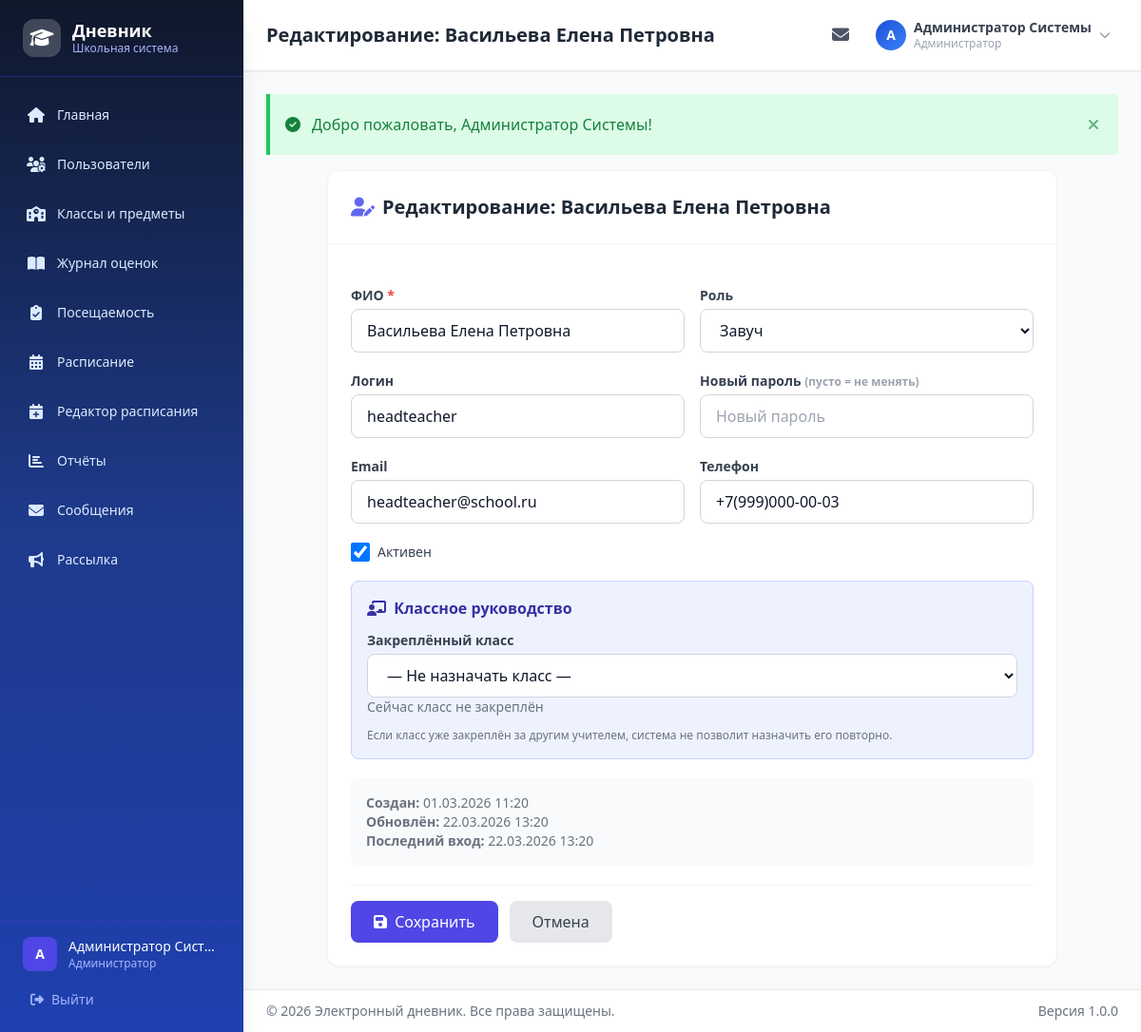
The app's page /users/edit/3 (signed in), older data.
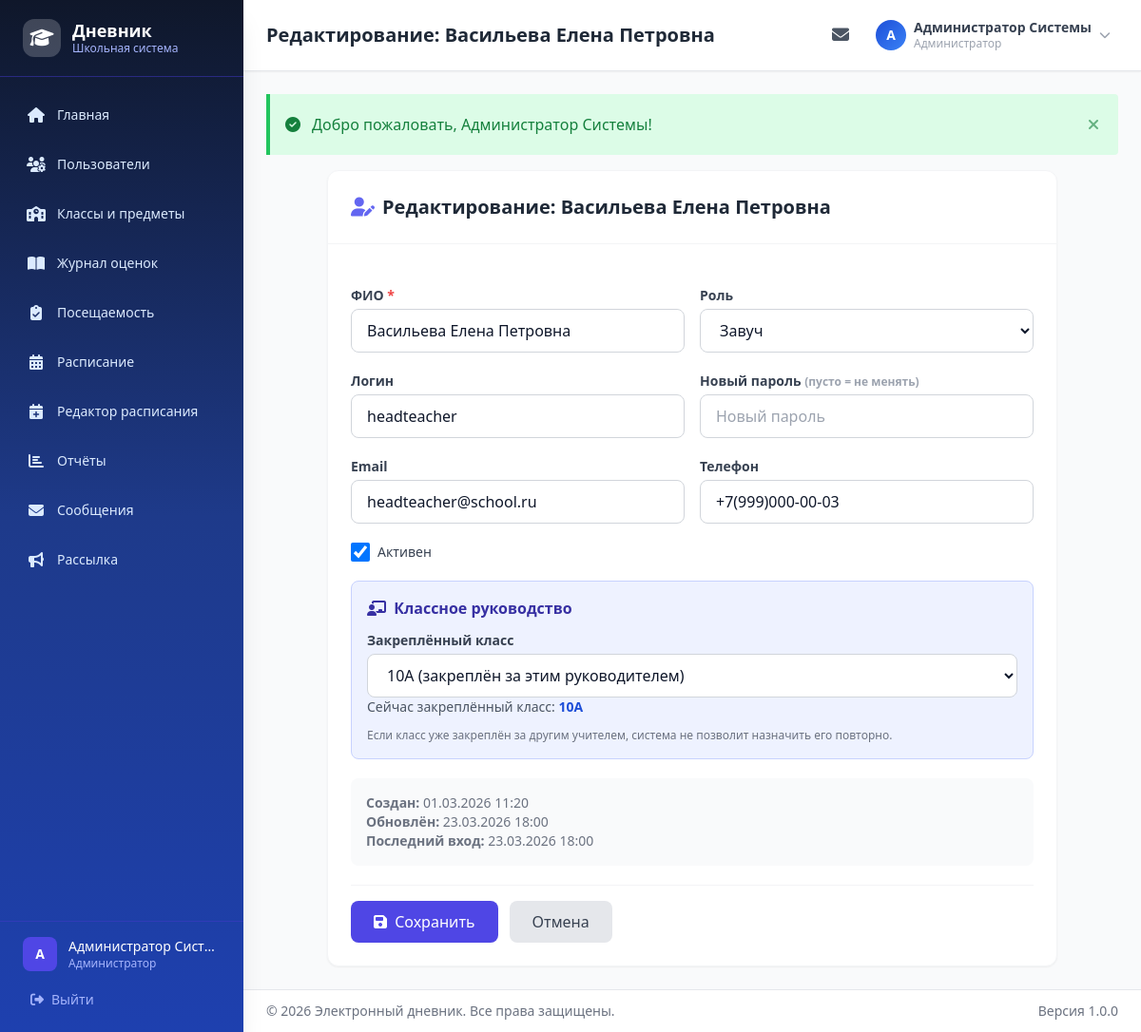
The same page, newer data.
### tables this page shows
CREATE TABLE `users` (
  `id` int NOT NULL,
  `login` varchar(100) NOT NULL,
  `password_hash` varchar(255) NOT NULL,
  `full_name` varchar(255) NOT NULL,
  `email` varchar(255) DEFAULT NULL,
  `phone` varchar(20) DEFAULT NULL,
  `role_id` int NOT NULL,
  `is_active` tinyint(1) DEFAULT '1',
  `last_login` timestamp NULL DEFAULT NULL,
  `created_at` timestamp NULL DEFAULT CURRENT_TIMESTAMP,
  `updated_at` timestamp NULL DEFAULT CURRENT_TIMESTAMP ON UPDATE CURRENT_TIMESTAMP
);

CREATE TABLE `roles` (
  `id` int NOT NULL,
  `name` varchar(50) NOT NULL,
  `display_name` varchar(100) NOT NULL
);

CREATE TABLE `classes` (
  `id` int NOT NULL,
  `name` varchar(10) NOT NULL,
  `year` int NOT NULL,
  `class_teacher_id` int DEFAULT NULL
);

### controllers/UserController.php (called while the page is built, shortened)
<?php
class UserController {
    private $userModel;
    private $classModel;
    public function __construct() {
        require_once __DIR__ . '/../models/User.php';
        require_once __DIR__ . '/../models/ClassModel.php';
        $this->userModel = new User();
        $this->classModel = new ClassModel();
    }
    public function edit($id){
        $user = $this->userModel->findById($id);
        $pageTitle = 'Редактирование: ' . $user['full_name'];
        $roles = $this->userModel->getRoles();
        $classes = $this->classModel->getAll(currentAcademicYear());
        $currentClassTeacherClassId = 0;
$currentClassTeacherClassName = '';
$db = getDB();
$stmt = $db->prepare("
    SELECT c.id, c.name
    FROM classes c
    JOIN teachers t ON c.class_teacher_id = t.id
    WHERE t.user_id = :uid
    LIMIT 1
");
$stmt->execute([':uid' => (int)$user['id']]);
$row = $stmt->fetch();
if ($row) {
    $currentClassTeacherClassId = (int)$row['id'];
    $currentClassTeacherClassName = $row['name'];
}
        require __DIR__ . '/../views/layout/header.php';
        require __DIR__ . '/../views/users/edit.php';
        require __DIR__ . '/../views/layout/footer.php';
    }
}

### config/database.php (called while the page is built, shortened)
<?php
function getDB() {
    static $pdo = null;
    if ($pdo === null) {
        $dsn = sprintf(
            'mysql:host=%s;port=%s;dbname=%s;charset=%s',
            DB_HOST, DB_PORT, DB_NAME, DB_CHARSET
        );
        $options = [
            PDO::ATTR_ERRMODE            => PDO::ERRMODE_EXCEPTION,
            PDO::ATTR_DEFAULT_FETCH_MODE => PDO::FETCH_ASSOC,
            PDO::ATTR_EMULATE_PREPARES   => false,
            PDO::MYSQL_ATTR_INIT_COMMAND => "SET NAMES " . DB_CHARSET,
        ];
        try {
            $pdo = new PDO($dsn, DB_USER, DB_PASS, $options);
        } catch (PDOException $e) {
            if (defined('APP_DEBUG') && APP_DEBUG) {
                die('Ошибка подключения к БД: ' . $e->getMessage());
            } else {
                die('Ошибка подключения к базе данных.');
            }
        }
    }
    return $pdo;
}

### models/User.php (called while the page is built, shortened)
<?php
class User {
    private $db;
    public function __construct() {
        $this->db = getDB();
    }
   public function findById($id) {
    $id = (int)$id;
    $stmt = $this->db->prepare("
        SELECT u.*, r.name as role_name, r.display_name as role_display_name
        FROM users u
        JOIN roles r ON u.role_id = r.id
        WHERE u.id = :id
        LIMIT 1
    ");
    $stmt->execute([':id' => $id]);
    return $stmt->fetch();
}
    public function getRoles() {
        $stmt = $this->db->query("SELECT * FROM roles ORDER BY id");
        return $stmt->fetchAll();
    }
}

### includes/auth.php (called while the page is built, shortened)
<?php
function isLoggedIn() {
    return isset($_SESSION['user_id']) && !empty($_SESSION['user_id']);
}
function currentUser() {
    return [
        'id'        => $_SESSION['user_id'],
        'login'     => $_SESSION['user_login'],
        'full_name' => $_SESSION['user_full_name'],
        'role'      => $_SESSION['user_role'],
        'role_name' => $_SESSION['user_role_name'],
        'email'     => $_SESSION['user_email'] ?? '',
    ];
}

### models/ClassModel.php (called while the page is built, shortened)
<?php
class ClassModel {
    private $db;
    public function __construct() {
        $this->db = getDB();
    }
    public function getAll($year = null) {
        $sql = "
            SELECT c.*, u.full_name as teacher_name,
                   (SELECT COUNT(*) FROM students s
                    JOIN users us ON s.user_id = us.id
                    WHERE s.class_id = c.id AND us.is_active = 1) as student_count
            FROM classes c
            LEFT JOIN teachers t ON c.class_teacher_id = t.id
            LEFT JOIN users u ON t.user_id = u.id
        ";
        $params = [];
        if ($year) {
            $sql .= " WHERE c.year = :year";
            $params[':year'] = $year;
        }
        $sql .= " ORDER BY CAST(REGEXP_SUBSTR(c.name, '^[0-9]+') AS UNSIGNED) ASC, c.name ASC";
        $stmt = $this->db->prepare($sql);
        $stmt->execute($params);
        return $stmt->fetchAll();
    }
}

### views/users/edit.php (the view, shortened to what the changed rows need)
<?php
$userRoleId = isset($user['role_id']) ? $user['role_id'] : 0;
$userRoleName = isset($user['role_name']) ? $user['role_name'] : '';
$userIsActive = isset($user['is_active']) ? (int)$user['is_active'] : 1;
?>
<div class="max-w-3xl mx-auto">
    <div class="bg-white rounded-xl shadow-sm border border-gray-100 overflow-hidden">
        <div class="p-6 border-b border-gray-100">
            <h2 class="text-xl font-bold text-gray-800">
                <i class="fas fa-user-edit text-indigo-500 mr-2"></i>Редактирование: <?= e($user['full_name']) ?>
            </h2>
        </div>
        <form method="POST" action="<?= url('users/update/' . $user['id']) ?>" class="p-6 space-y-5">
            <div class="grid grid-cols-1 md:grid-cols-2 gap-4">
                <div>
                    <label class="block text-sm font-semibold text-gray-700 mb-1">ФИО <span class="text-red-500">*</span></label>
                    <input type="text" name="full_name" required value="<?= e($user['full_name']) ?>"
                           class="w-full px-4 py-2.5 border border-gray-300 rounded-lg focus:ring-2 focus:ring-indigo-500 focus:border-indigo-500 outline-none transition">
                </div>
                <div>
                    <label class="block text-sm font-semibold text-gray-700 mb-1">Роль</label>
                    <select name="role_id" id="roleSelect" onchange="onRoleChange()"
                            class="w-full px-4 py-2.5 border border-gray-300 rounded-lg focus:ring-2 focus:ring-indigo-500 focus:border-indigo-500 outline-none transition bg-white">
                        <?php foreach ($roles as $r): ?>
                        <option value="<?= $r['id'] ?>" data-name="<?= e($r['name']) ?>" <?= $userRoleId == $r['id'] ? 'selected' : '' ?>>
                            <?= e($r['display_name']) ?>
                        </option>
                        <?php endforeach; ?>
                    </select>
                </div>
            </div>
            <div class="grid grid-cols-1 md:grid-cols-2 gap-4">
                <div>
                    <label class="block text-sm font-semibold text-gray-700 mb-1">Логин</label>
                    <input type="text" name="login" value="<?= e($user['login']) ?>"
                           class="w-full px-4 py-2.5 border border-gray-300 rounded-lg focus:ring-2 focus:ring-indigo-500 focus:border-indigo-500 outline-none transition">
                </div>
                <div>
                    <label class="block text-sm font-semibold text-gray-700 mb-1">Новый пароль <span class="text-gray-400 text-xs">(пусто = не менять)</span></label>
                    <input type="text" name="password"
                           class="w-full px-4 py-2.5 border border-gray-300 rounded-lg focus:ring-2 focus:ring-indigo-500 focus:border-indigo-500 outline-none transition"
                           placeholder="Новый пароль">
                </div>
            </div>
            <div class="grid grid-cols-1 md:grid-cols-2 gap-4">
                <div>
                    <label class="block text-sm font-semibold text-gray-700 mb-1">Email</label>
                    <input type="email" name="email" value="<?= e($user['email'] ?? '') ?>"
                           class="w-full px-4 py-2.5 border border-gray-300 rounded-lg focus:ring-2 focus:ring-indigo-500 focus:border-indigo-500 outline-none transition">
                </div>
                <div>
                    <label class="block text-sm font-semibold text-gray-700 mb-1">Телефон</label>
                    <input type="text" name="phone" value="<?= e($user['phone'] ?? '') ?>"
                           class="w-full px-4 py-2.5 border border-gray-300 rounded-lg focus:ring-2 focus:ring-indigo-500 focus:border-indigo-500 outline-none transition">
                </div>
            </div>
            <div class="flex items-center gap-3">
                <label class="inline-flex items-center cursor-pointer">
                    <input type="checkbox" name="is_active" value="1" <?= $userIsActive ? 'checked' : '' ?>
                           class="w-5 h-5 text-indigo-600 border-gray-300 rounded focus:ring-indigo-500">
                    <span class="ml-2 text-sm font-medium text-gray-700">Активен</span>
                </label>
            </div>
<div id="classTeacherFields" class="<?= in_array($userRoleName, ['class_teacher', 'head_teacher']) ? '' : 'hidden' ?> bg-indigo-50 rounded-lg p-4 border border-indigo-200">
    <h4 class="font-semibold text-indigo-800 mb-3">
        <i class="fas fa-chalkboard-teacher mr-1"></i> Классное руководство
    </h4>
    <label class="block text-sm font-semibold text-gray-700 mb-1">Закреплённый класс</label>
    <select name="class_teacher_class_id"
        class="w-full px-4 py-2.5 border border-gray-300 rounded-lg focus:ring-2 focus:ring-indigo-500 outline-none transition bg-white">
    <option value="0" <?= ((int)$currentClassTeacherClassId === 0) ? 'selected' : '' ?>>
        — Не назначать класс —
    </option>
    <?php foreach ($classes as $c): ?>
    <?php
        $isCurrent = ((int)$currentClassTeacherClassId === (int)$c['id']);
        $isTakenByOther = !empty($c['teacher_name']) && !$isCurrent;
    ?>
    <option value="<?= (int)$c['id'] ?>" <?= $isCurrent ? 'selected' : '' ?>>
        <?= e($c['name']) ?>
        <?php if ($isCurrent): ?>
            (закреплён за этим руководителем)
        <?php elseif ($isTakenByOther): ?>
            (сейчас: <?= e($c['teacher_name']) ?>)
        <?php endif; ?>
    </option>
    <?php endforeach; ?>
</select>
<?php if (!empty($currentClassTeacherClassName)): ?>
<p class="text-sm text-gray-600 mb-3">
    Сейчас закреплённый класс:
    <span class="font-semibold text-blue-700"><?= e($currentClassTeacherClassName) ?></span>
</p>
<?php else: ?>
<p class="text-sm text-gray-500 mb-3">
    Сейчас класс не закреплён
</p>
<?php endif; ?>
    <p class="text-xs text-gray-500 mt-2">
        Если класс уже закреплён за другим учителем, система не позволит назначить его повторно.
    </p>
</div>
            <div class="bg-gray-50 rounded-lg p-4 text-sm text-gray-500">
                <p><strong>Создан:</strong> <?= formatDateTime($user['created_at'] ?? '') ?></p>
                <p><strong>Обновлён:</strong> <?= formatDateTime($user['updated_at'] ?? '') ?></p>
                <?php if (!empty($user['last_login'])): ?>
                <p><strong>Последний вход:</strong> <?= formatDateTime($user['last_login']) ?></p>
                <?php endif; ?>
            </div>
            <div class="flex items-center gap-3 pt-4 border-t border-gray-100">
                <button type="submit" class="px-6 py-2.5 bg-indigo-600 text-white rounded-lg hover:bg-indigo-700 transition font-medium">
                    <i class="fas fa-save mr-1"></i> Сохранить
                </button>
                <a href="<?= url('users') ?>" class="px-6 py-2.5 bg-gray-200 text-gray-700 rounded-lg hover:bg-gray-300 transition font-medium">
                    Отмена
                </a>
            </div>
        </form>
    </div>
</div>

### views/layout/header.php (shortened to what the changed rows need)
<!DOCTYPE html>
<html lang="ru" class="h-full">
<head>
    <script src="https://cdn.tailwindcss.com"></script>
    <link rel="stylesheet" href="https://cdnjs.cloudflare.com/ajax/libs/font-awesome/6.5.1/css/all.min.css">
    <link rel="stylesheet" href="<?= url('assets/css/style.css') ?>">
</head>
<body class="h-full bg-gray-50">
<div class="flex h-full">
    <?php require __DIR__ . '/sidebar.php'; ?>
    <div class="flex-1 flex flex-col min-h-screen lg:ml-64">
        <header class="bg-white shadow-sm border-b border-gray-200 sticky top-0 z-30">
            <div class="flex items-center justify-between px-4 lg:px-6 py-3">
                <h1 class="text-lg lg:text-xl font-bold text-gray-800 truncate">
                    <?= e($pageTitle ?? 'Главная панель') ?>
                </h1>
                <div class="flex items-center gap-3">
                    <a href="<?= url('messages/inbox') ?>" class="relative p-2 rounded-lg text-gray-600 hover:bg-gray-100 transition">
                        <i class="fas fa-envelope text-lg"></i>
                    </a>
                    <div class="relative" id="profileDropdown">
                        <button onclick="toggleProfileMenu()" class="flex items-center gap-2 p-2 rounded-lg hover:bg-gray-100 transition">
                            <div class="w-8 h-8 bg-gradient-to-br from-blue-700 to-blue-500 rounded-full flex items-center justify-center text-white text-sm font-bold">
                                <?= mb_strtoupper(mb_substr($currentUser['full_name'], 0, 1)) ?>
                            </div>
                            <div class="hidden md:block text-left">
                                <p class="text-sm font-semibold text-gray-700 leading-tight"><?= e($currentUser['full_name']) ?></p>
                                <p class="text-xs text-gray-400"><?= e($currentUser['role_name']) ?></p>
                            </div>
                            <i class="fas fa-chevron-down text-xs text-gray-400 hidden md:block"></i>
                        </button>
                    </div>
                </div>
            </div>
        </header>
        <main class="flex-1 p-4 lg:p-6">

Row changes from the older to the newer data that the page shows:
changed users "Редактирование: Васильева Елена Петровна": updated_at "22.03.2026 13:20" → "23.03.2026 18:00"; last_login "22.03.2026 13:20" → "23.03.2026 18:00"
now on this page (row edited): classes: name "10А"
Text that changed along with them:
form field class_teacher_class_id: "— Не назначать класс —" → "10А (закреплён за этим руководителем)"
text no longer shown: "Сейчас класс не закреплён"
text now shown: "Сейчас закреплённый класс:"
